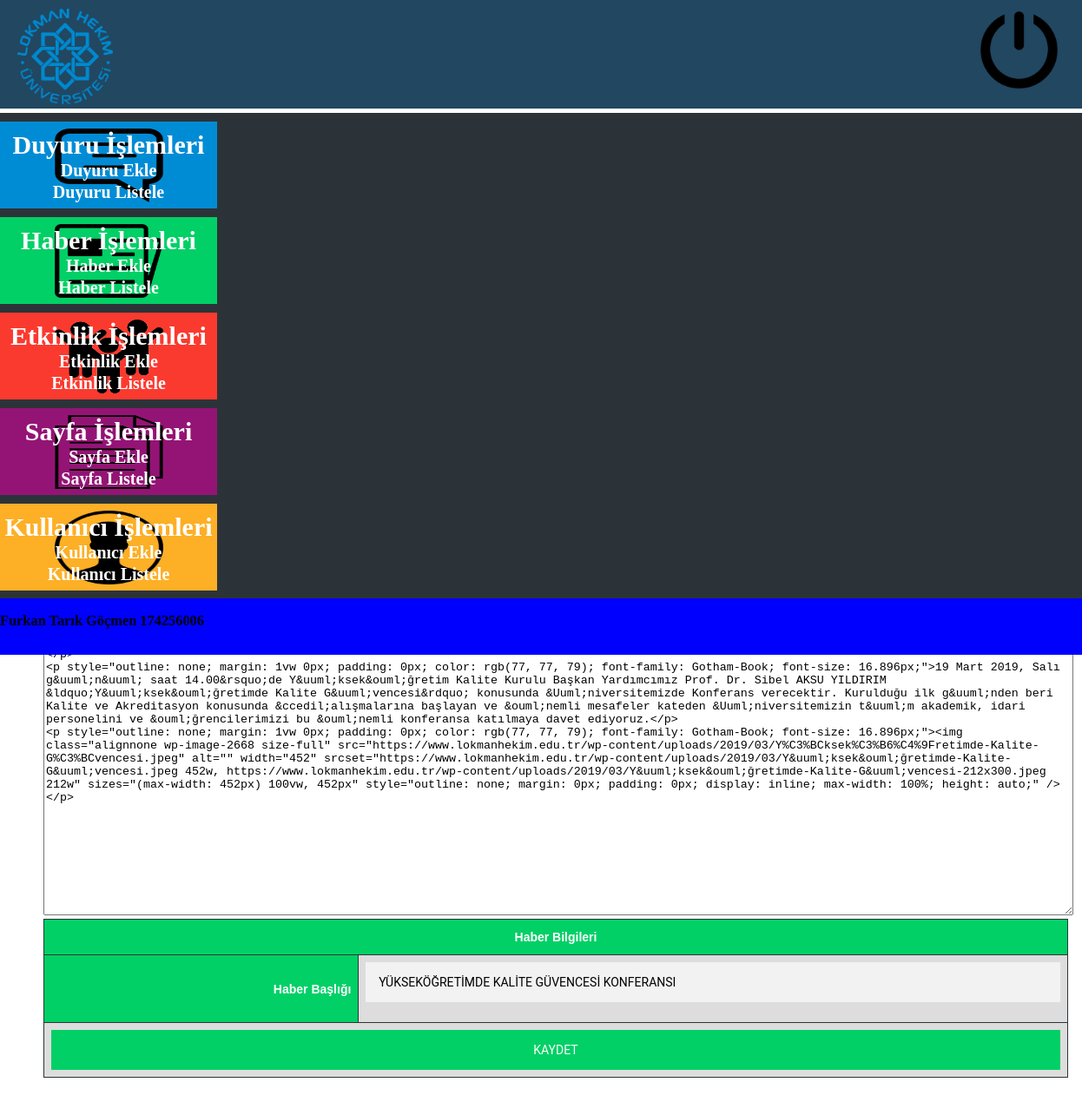
The app's page /website/admin/pages/admin.php?s=haber_guncelle&h_id=8 (signed in) with its own data.
### tables this page shows
CREATE TABLE IF NOT EXISTS `haber` (
  `h_id` int(11) NOT NULL AUTO_INCREMENT,
  `h_baslik` varchar(300) NOT NULL,
  `h_icerik` longtext NOT NULL,
  `h_tarih` date NOT NULL,
  PRIMARY KEY (`h_id`)
);

### website/lib/sql.php (called while the page is built, shortened)
<?php
function getAdres(){
	return '192.168.99.100:3306';
}
function getDbUser(){
	return 'root';
}function getDbPassword(){
	return 'toor';
}function getDb(){
	return 'ip_no_2019';
}
function getInformation($tablo,$id){
	$t = substr($tablo,0,1);
	$connection = mysqli_connect(getAdres(),getDbUser(),getDbPassword(),getDb());
	mysqli_query($connection,"SET NAMES 'utf8'");
	$sql = mysqli_query($connection,"select * from $tablo where ".$t."_id"."= '$id'");
	while($satir = mysqli_fetch_assoc($sql))
	{
		return $satir;
	}
}
?>

### website/admin/pages/haber_guncelle.php (the view, shortened to what this page needs)
<?php
	$haberId = $_GET['h_id'];
	$satir = getInformation("haber","$haberId");
?>
<form id="form1" name="form1" method="post" action="../controller/haber_guncelle_islem.php?d_id=<?php echo($satir['h_id']); ?>" class="form">
	<?
		$oFCKeditor = new FCKeditor('icerik');
		$oFCKeditor->BasePath = 'fckeditor/';
		$oFCKeditor->Value = $satir['h_icerik'];
		$oFCKeditor -> Height = 320;
		$oFCKeditor->Create();
		?>
  <table id="tablo">
    <tbody>
      <tr>
        <th colspan="2" style="text-align: center">Haber Bilgileri</th>
      </tr>
      <tr>
        <th style="text-align: right">Haber Başlığı</th>
        <td><input type="text" name="txtAdi" id="textfield2" value="<?php echo($satir['h_baslik']); ?>"></td>
      </tr>
      <tr>
        <td colspan="2" style="text-align: center"><button>Kaydet</button></td>
      </tr>
    </tbody>
  </table>
</form>

### website/admin/pages/fckeditor/fckeditor_php5.php (shortened to what this page needs)
<?php
function FCKeditor_IsCompatibleBrowser()
{
	if ( isset( $_SERVER ) ) {
		$sAgent = $_SERVER['HTTP_USER_AGENT'] ;
	}
	if ( strpos($sAgent, 'MSIE') !== false && strpos($sAgent, 'mac') === false && strpos($sAgent, 'Opera') === false )
	{
		$iVersion = (float)substr($sAgent, strpos($sAgent, 'MSIE') + 5, 3) ;
		return ($iVersion >= 5.5) ;
	}
	else if ( strpos($sAgent, 'Gecko/') !== false )
	{
		$iVersion = (int)substr($sAgent, strpos($sAgent, 'Gecko/') + 6, 8) ;
		return ($iVersion >= 20030210) ;
	}
	else if ( strpos($sAgent, 'Opera/') !== false )
	{
		$fVersion = (float)substr($sAgent, strpos($sAgent, 'Opera/') + 6, 4) ;
		return ($fVersion >= 9.5) ;
	}
	else if ( preg_match( "|AppleWebKit/(\d+)|i", $sAgent, $matches ) )
	{
		$iVersion = $matches[1] ;
		return ( $matches[1] >= 522 ) ;
	}
	else
		return false ;
}
class FCKeditor
{
	public $InstanceName ;
	public $BasePath ;
	public $Width ;
	public $Height ;
	public $ToolbarSet ;
	public $Value ;
	public function __construct( $instanceName )
 	{
		$this->InstanceName	= $instanceName ;
		$this->BasePath		= '/fckeditor/' ;
		$this->Width		= '100%' ;
		$this->Height		= '200' ;
		$this->ToolbarSet	= 'Default' ;
		$this->Value		= '' ;
	}
	public function Create()
	{
		echo $this->CreateHtml() ;
	}
	public function CreateHtml()
	{
		$HtmlValue = htmlspecialchars( $this->Value ) ;
		$Html = '' ;
		if ( $this->IsCompatible() )
		{
			if ( isset( $_GET['fcksource'] ) && $_GET['fcksource'] == "true" )
				$File = 'fckeditor.original.html' ;
			else
				$File = 'fckeditor.html' ;
			$Link = "{$this->BasePath}editor/{$File}?InstanceName={$this->InstanceName}" ;
			if ( $this->ToolbarSet != '' )
				$Link .= "&amp;Toolbar={$this->ToolbarSet}" ;
			$Html .= "<input type=\"hidden\" id=\"{$this->InstanceName}\" name=\"{$this->InstanceName}\" value=\"{$HtmlValue}\" style=\"display:none\" />" ;
			$Html .= "<input type=\"hidden\" id=\"{$this->InstanceName}___Config\" value=\"" . $this->GetConfigFieldString() . "\" style=\"display:none\" />" ;
			$Html .= "<iframe id=\"{$this->InstanceName}___Frame\" src=\"{$Link}\" width=\"{$this->Width}\" height=\"{$this->Height}\" frameborder=\"0\" scrolling=\"no\"></iframe>" ;
		}
		else
		{
			if ( strpos( $this->Width, '%' ) === false )
				$WidthCSS = $this->Width . 'px' ;
			else
				$WidthCSS = $this->Width ;
			if ( strpos( $this->Height, '%' ) === false )
				$HeightCSS = $this->Height . 'px' ;
			else
				$HeightCSS = $this->Height ;
			$Html .= "<textarea name=\"{$this->InstanceName}\" rows=\"4\" cols=\"40\" style=\"width: {$WidthCSS}; height: {$HeightCSS}\">{$HtmlValue}</textarea>" ;
		}
		return $Html ;
	}
	public function IsCompatible()
	{
		return FCKeditor_IsCompatibleBrowser() ;
	}
}

### website/admin/style/admin.css (style rules this page uses)
body { margin: 0; font-size: 14px; }
#tablo { font-family: "Trebuchet MS", Arial, Helvetica, sans-serif; border-collapse: collapse; width: 100%; margin: auto; background-color: #ddd; float: left; }
#tablo td, #tablo th, #tablo select { border: 1px solid #2c3338; padding: 8px; }
#tablo th { padding-top: 12px; padding-bottom: 12px; text-align: left; color: white; }
.form button { font-family: "Roboto", sans-serif; text-transform: uppercase; width: 100%; border: 0; padding: 15px; color: #FFFFFF; font-size: 14px; cursor: pointer; }
.form input { font-family: "Roboto", sans-serif; background: #f2f2f2; width: 100%; border: 0; margin: 0 0 15px; padding: 15px; box-sizing: border-box; font-size: 14px; }

### website/admin/pages/haber_guncelle.php (style rules this page uses)
#tablo th { background-color: #00d066; }
.form button { background-color: #00d066; }

### records on screen
haber: icerik "<p>&nbsp;<span style=\"color: rgb(77, 77, 79); font-family: Gotham-Book; font-size: 16.896px;\">Değerli Lokman Hekim &Uuml;niversitesi Ailesi,</span></p> <p style=\"outline: none; margin: 1vw 0px; padding: 0px; color: rgb(77, 77, 79); font-family: Gotham-Book; font-size: 16.896px;\">19 Mart 2019, Salı g&uuml;n&uuml; saat 14.00&rsquo;de Y&uuml;ksek&ouml;ğretim Kalite Kurulu Başkan Yardımcımız Prof. Dr. Sibel AKSU YILDIRIM &ldquo;Y&uuml;ksek&ouml;ğretimde Kalite G&uuml;vencesi&rdquo; konusunda &Uuml;niversitemizde Konferans verecektir. Kurulduğu ilk g&uuml;nden beri Kalite ve Akreditasyon konusunda &ccedil;alışmalarına başlayan ve &ouml;nemli mesafeler kateden &Uuml;niversitemizin t&uuml;m…", txtAdi "YÜKSEKÖĞRETİMDE KALİTE GÜVENCESİ KONFERANSI"
